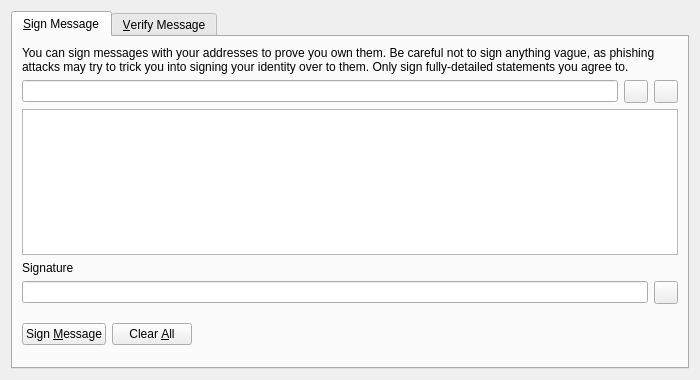
<?xml version="1.0" encoding="UTF-8"?>
<ui version="4.0">
 <class>SignVerifyMessageDialog</class>
 <widget class="QDialog" name="SignVerifyMessageDialog">
  <property name="geometry">
   <rect>
    <x>0</x>
    <y>0</y>
    <width>700</width>
    <height>380</height>
   </rect>
  </property>
  <property name="windowTitle">
   <string>Signatures - Sign / Verify a Message</string>
  </property>
  <property name="modal">
   <bool>true</bool>
  </property>
  <layout class="QVBoxLayout" name="verticalLayout">
   <item>
    <widget class="QTabWidget" name="tabWidget">
     <property name="currentIndex">
      <number>0</number>
     </property>
     <widget class="QWidget" name="tabSignMessage">
      <attribute name="title">
       <string>&amp;Sign Message</string>
      </attribute>
      <layout class="QVBoxLayout" name="verticalLayout_SM">
       <item>
        <widget class="QLabel" name="infoLabel_SM">
         <property name="text">
          <string>You can sign messages with your addresses to prove you own them. Be careful not to sign anything vague, as phishing attacks may try to trick you into signing your identity over to them. Only sign fully-detailed statements you agree to.</string>
         </property>
         <property name="textFormat">
          <enum>Qt::PlainText</enum>
         </property>
         <property name="wordWrap">
          <bool>true</bool>
         </property>
        </widget>
       </item>
       <item>
        <layout class="QHBoxLayout" name="horizontalLayout_1_SM">
         <item>
          <widget class="QValidatedLineEdit" name="addressIn_SM">
           <property name="toolTip">
            <string>The 101coin address to sign the message with</string>
           </property>
          </widget>
         </item>
         <item>
          <widget class="QToolButton" name="addressBookButton_SM">
           <property name="toolTip">
            <string>Choose previously used address</string>
           </property>
           <property name="text">
            <string/>
           </property>
           <property name="icon">
            <iconset resource="../101coin.qrc">
             <normaloff>:/icons/address-book</normaloff>:/icons/address-book</iconset>
           </property>
           <property name="shortcut">
            <string>Alt+A</string>
           </property>
          </widget>
         </item>
         <item>
          <widget class="QToolButton" name="pasteButton_SM">
           <property name="toolTip">
            <string>Paste address from clipboard</string>
           </property>
           <property name="text">
            <string/>
           </property>
           <property name="icon">
            <iconset resource="../101coin.qrc">
             <normaloff>:/icons/editpaste</normaloff>:/icons/editpaste</iconset>
           </property>
           <property name="shortcut">
            <string>Alt+P</string>
           </property>
          </widget>
         </item>
        </layout>
       </item>
       <item>
        <widget class="QPlainTextEdit" name="messageIn_SM">
         <property name="toolTip">
          <string>Enter the message you want to sign here</string>
         </property>
        </widget>
       </item>
       <item>
        <widget class="QLabel" name="signatureLabel_SM">
         <property name="text">
          <string>Signature</string>
         </property>
         <property name="textFormat">
          <enum>Qt::PlainText</enum>
         </property>
        </widget>
       </item>
       <item>
        <layout class="QHBoxLayout" name="horizontalLayout_2_SM">
         <item>
          <widget class="QLineEdit" name="signatureOut_SM">
           <property name="font">
            <font>
             <italic>true</italic>
            </font>
           </property>
           <property name="readOnly">
            <bool>true</bool>
           </property>
          </widget>
         </item>
         <item>
          <widget class="QToolButton" name="copySignatureButton_SM">
           <property name="toolTip">
            <string>Copy the current signature to the system clipboard</string>
           </property>
           <property name="text">
            <string/>
           </property>
           <property name="icon">
            <iconset resource="../101coin.qrc">
             <normaloff>:/icons/editcopy</normaloff>:/icons/editcopy</iconset>
           </property>
          </widget>
         </item>
        </layout>
       </item>
       <item>
        <layout class="QHBoxLayout" name="horizontalLayout_3_SM">
         <item>
          <widget class="QPushButton" name="signMessageButton_SM">
           <property name="toolTip">
            <string>Sign the message to prove you own this 101coin address</string>
           </property>
           <property name="text">
            <string>Sign &amp;Message</string>
           </property>
           <property name="icon">
            <iconset resource="../101coin.qrc">
             <normaloff>:/icons/edit</normaloff>:/icons/edit</iconset>
           </property>
           <property name="autoDefault">
            <bool>false</bool>
           </property>
          </widget>
         </item>
         <item>
          <widget class="QPushButton" name="clearButton_SM">
           <property name="toolTip">
            <string>Reset all sign message fields</string>
           </property>
           <property name="text">
            <string>Clear &amp;All</string>
           </property>
           <property name="icon">
            <iconset resource="../101coin.qrc">
             <normaloff>:/icons/remove</normaloff>:/icons/remove</iconset>
           </property>
           <property name="autoDefault">
            <bool>false</bool>
           </property>
          </widget>
         </item>
         <item>
          <spacer name="horizontalSpacer_1_SM">
           <property name="orientation">
            <enum>Qt::Horizontal</enum>
           </property>
           <property name="sizeHint" stdset="0">
            <size>
             <width>40</width>
             <height>48</height>
            </size>
           </property>
          </spacer>
         </item>
         <item>
          <widget class="QLabel" name="statusLabel_SM">
           <property name="font">
            <font>
             <weight>75</weight>
             <bold>true</bold>
            </font>
           </property>
           <property name="text">
            <string/>
           </property>
           <property name="wordWrap">
            <bool>true</bool>
           </property>
          </widget>
         </item>
         <item>
          <spacer name="horizontalSpacer_2_SM">
           <property name="orientation">
            <enum>Qt::Horizontal</enum>
           </property>
           <property name="sizeHint" stdset="0">
            <size>
             <width>40</width>
             <height>48</height>
            </size>
           </property>
          </spacer>
         </item>
        </layout>
       </item>
      </layout>
     </widget>
     <widget class="QWidget" name="tabVerifyMessage">
      <attribute name="title">
       <string>&amp;Verify Message</string>
      </attribute>
      <layout class="QVBoxLayout" name="verticalLayout_VM">
       <item>
        <widget class="QLabel" name="infoLabel_VM">
         <property name="text">
          <string>Enter the signing address, message (ensure you copy line breaks, spaces, tabs, etc. exactly) and signature below to verify the message. Be careful not to read more into the signature than what is in the signed message itself, to avoid being tricked by a man-in-the-middle attack.</string>
         </property>
         <property name="textFormat">
          <enum>Qt::PlainText</enum>
         </property>
         <property name="alignment">
          <set>Qt::AlignLeading|Qt::AlignLeft|Qt::AlignTop</set>
         </property>
         <property name="wordWrap">
          <bool>true</bool>
         </property>
        </widget>
       </item>
       <item>
        <layout class="QHBoxLayout" name="horizontalLayout_1_VM">
         <item>
          <widget class="QValidatedLineEdit" name="addressIn_VM">
           <property name="toolTip">
            <string>The 101coin address the message was signed with</string>
           </property>
          </widget>
         </item>
         <item>
          <widget class="QToolButton" name="addressBookButton_VM">
           <property name="toolTip">
            <string>Choose previously used address</string>
           </property>
           <property name="text">
            <string/>
           </property>
           <property name="icon">
            <iconset resource="../101coin.qrc">
             <normaloff>:/icons/address-book</normaloff>:/icons/address-book</iconset>
           </property>
           <property name="shortcut">
            <string>Alt+A</string>
           </property>
          </widget>
         </item>
        </layout>
       </item>
       <item>
        <widget class="QPlainTextEdit" name="messageIn_VM"/>
       </item>
       <item>
        <widget class="QValidatedLineEdit" name="signatureIn_VM"/>
       </item>
       <item>
        <layout class="QHBoxLayout" name="horizontalLayout_2_VM">
         <item>
          <widget class="QPushButton" name="verifyMessageButton_VM">
           <property name="toolTip">
            <string>Verify the message to ensure it was signed with the specified 101coin address</string>
           </property>
           <property name="text">
            <string>Verify &amp;Message</string>
           </property>
           <property name="icon">
            <iconset resource="../101coin.qrc">
             <normaloff>:/icons/transaction_0</normaloff>:/icons/transaction_0</iconset>
           </property>
           <property name="autoDefault">
            <bool>false</bool>
           </property>
          </widget>
         </item>
         <item>
          <widget class="QPushButton" name="clearButton_VM">
           <property name="toolTip">
            <string>Reset all verify message fields</string>
           </property>
           <property name="text">
            <string>Clear &amp;All</string>
           </property>
           <property name="icon">
            <iconset resource="../101coin.qrc">
             <normaloff>:/icons/remove</normaloff>:/icons/remove</iconset>
           </property>
           <property name="autoDefault">
            <bool>false</bool>
           </property>
          </widget>
         </item>
         <item>
          <spacer name="horizontalSpacer_1_VM">
           <property name="orientation">
            <enum>Qt::Horizontal</enum>
           </property>
           <property name="sizeHint" stdset="0">
            <size>
             <width>40</width>
             <height>48</height>
            </size>
           </property>
          </spacer>
         </item>
         <item>
          <widget class="QLabel" name="statusLabel_VM">
           <property name="font">
            <font>
             <weight>75</weight>
             <bold>true</bold>
            </font>
           </property>
           <property name="text">
            <string/>
           </property>
           <property name="wordWrap">
            <bool>true</bool>
           </property>
          </widget>
         </item>
         <item>
          <spacer name="horizontalSpacer_2_VM">
           <property name="orientation">
            <enum>Qt::Horizontal</enum>
           </property>
           <property name="sizeHint" stdset="0">
            <size>
             <width>40</width>
             <height>48</height>
            </size>
           </property>
          </spacer>
         </item>
        </layout>
       </item>
      </layout>
     </widget>
    </widget>
   </item>
  </layout>
 </widget>
 <customwidgets>
  <customwidget>
   <class>QValidatedLineEdit</class>
   <extends>QLineEdit</extends>
   <header>qvalidatedlineedit.h</header>
  </customwidget>
 </customwidgets>
 <resources>
  <include location="../101coin.qrc"/>
 </resources>
 <connections/>
</ui>
